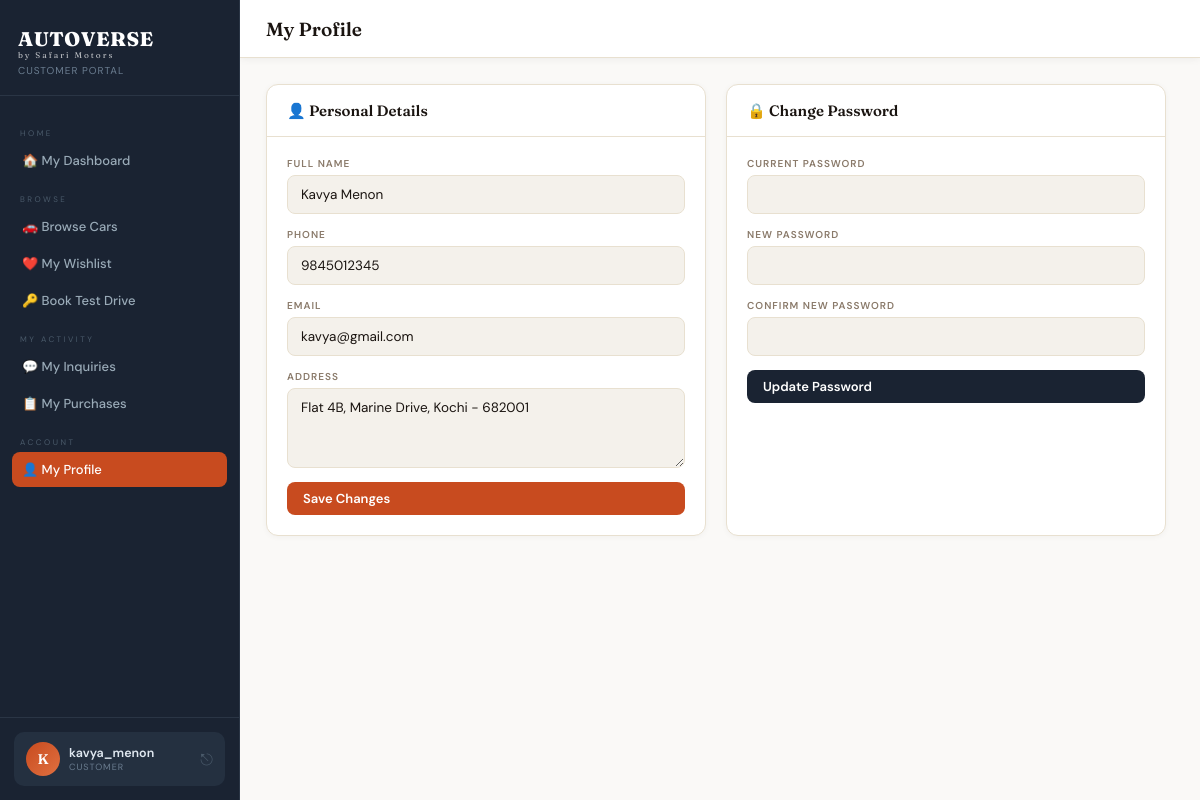
/customer/profile (signed in), run on the app's committed database.
### tables this page shows
CREATE TABLE Customer (
            customer_id INTEGER PRIMARY KEY AUTOINCREMENT,
            name TEXT NOT NULL,
            phone TEXT,
            email TEXT,
            address TEXT,
            user_id INTEGER,
            FOREIGN KEY (user_id) REFERENCES Users(user_id) ON DELETE SET NULL
        );

### app.py (the view, shortened to what this page needs)
@app.route('/customer/profile', methods=['GET','POST'])
@login_required
@role_required('customer')
def customer_profile():
    cust = get_customer_record()
    db = get_db()
    db.close()
    return render_template('customer/profile.html', cust=cust)

### app.py (called while the page is built)
def login_required(f):
    @wraps(f)
    def decorated(*args, **kwargs):
        if 'user_id' not in session:
            flash('Please log in to continue.', 'warning')
            return redirect(url_for('login'))
        return f(*args, **kwargs)
    return decorated

def role_required(*roles):
    def decorator(f):
        @wraps(f)
        def decorated(*args, **kwargs):
            if session.get('role') not in roles:
                flash('Access denied.', 'danger')
                return redirect(url_for('dashboard'))
            return f(*args, **kwargs)
        return decorated
    return decorator

def get_customer_record():
    db = get_db()
    c = db.execute("SELECT * FROM Customer WHERE user_id=?", (session['user_id'],)).fetchone()
    db.close()
    return c

### database.py (called while the page is built)
def get_db():
    conn = sqlite3.connect(DB_PATH)
    conn.row_factory = sqlite3.Row
    conn.execute("PRAGMA foreign_keys = ON")
    return conn

### templates/customer/profile.html (shortened to what this page needs)
{% extends 'customer/base.html' %}
{% block page_title %}My Profile{% endblock %}
{% block content %}
<div style="display:grid;grid-template-columns:1fr 1fr;gap:20px;max-width:900px;">
  <div class="card">
    <div class="card-hdr"><span class="card-title">👤 Personal Details</span></div>
    <div class="card-body">
      <form method="POST">
        <div style="display:flex;flex-direction:column;gap:14px;">
          <div class="fgrp">
            <label>Full Name</label>
            <input type="text" name="name" value="{{ cust.name }}" required>
          </div>
          <div class="fgrp">
            <label>Phone</label>
            <input type="tel" name="phone" value="{{ cust.phone or '' }}">
          </div>
          <div class="fgrp">
            <label>Email</label>
            <input type="email" name="email" value="{{ cust.email or '' }}">
          </div>
          <div class="fgrp">
            <label>Address</label>
            <textarea name="address">{{ cust.address or '' }}</textarea>
          </div>
          <button type="submit" class="btn btn-primary">Save Changes</button>
        </div>
      </form>
    </div>
  </div>
  <div class="card">
    <div class="card-hdr"><span class="card-title">🔒 Change Password</span></div>
    <div class="card-body">
      <form method="POST">
        <div style="display:flex;flex-direction:column;gap:14px;">
          <div class="fgrp">
            <label>Current Password</label>
            <input type="password" name="current_password" required>
          </div>
          <div class="fgrp">
            <label>New Password</label>
            <input type="password" name="new_password" required minlength="6">
          </div>
          <div class="fgrp">
            <label>Confirm New Password</label>
            <input type="password" name="confirm_password" required>
          </div>
          <button type="submit" class="btn btn-navy">Update Password</button>
        </div>
      </form>
    </div>
  </div>
</div>
{% endblock %}

### templates/customer/base.html (style rules this page uses)
:root { --bg:#faf9f7;--bg2:#f4f1eb;--surface:#fff;--border:#e8e0d0;--border2:#d4c9b0;--accent:#c84b1f;--a2:#e06030;--navy:#1a2332;--gold:#b8960c;--green:#1a6b4a;--text:#1a1410;--t2:#5a4a3a;--t3:#8a7a6a;--sw:240px; }
* { margin:0;padding:0;box-sizing:border-box; }
body { font-family:'DM Sans',sans-serif;background:var(--bg);color:var(--text);min-height:100vh;display:flex; }
.card { background:var(--surface);border:1px solid var(--border);border-radius:12px;overflow:hidden;box-shadow:0 1px 6px rgba(0,0,0,0.04); }
.card-hdr { padding:16px 20px;border-bottom:1px solid var(--border);display:flex;align-items:center;justify-content:space-between; }
.card-title { font-family:'Fraunces',serif;font-size:15px;font-weight:600; }
.card-body { padding:20px; }
.btn { display:inline-flex;align-items:center;gap:5px;padding:8px 16px;border-radius:8px;border:none;cursor:pointer;font-family:'DM Sans',sans-serif;font-size:13px;font-weight:600;transition:all 0.15s;text-decoration:none;white-space:nowrap; }
.btn-primary { background:var(--accent);color:#fff; }
.btn-navy { background:var(--navy);color:#fff; }
.fgrp { display:flex;flex-direction:column;gap:5px; }
label { font-size:10px;letter-spacing:1px;text-transform:uppercase;color:var(--t3);font-weight:600; }
input,select,textarea { background:var(--bg2);border:1px solid var(--border);border-radius:8px;color:var(--text);padding:10px 13px;font-size:13.5px;font-family:'DM Sans',sans-serif;transition:border-color 0.2s;outline:none;width:100%; }
textarea { resize:vertical;min-height:80px; }

### data on the page
Customer: name "Kavya Menon", phone "9845012345", email "kavya@gmail.com", address "Flat 4B, Marine Drive, Kochi - 682001"

### other printed values
{{ session.username[0].upper() }} "K"
{{ session.username }} "kavya_menon"
